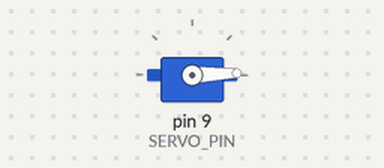
This sketch was run on a simulated Arduino Uno, built with avr-gcc and run on an emulated ATmega328P. Shown: servo. What the sketch prints to the serial monitor is not drawn.

Above: at 0.05 s.
At 1.75 s:
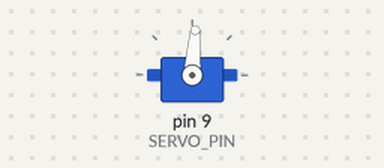
At 3.5 s:
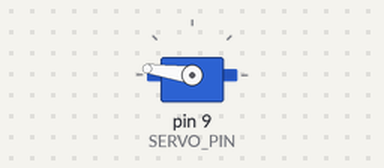
At 7.0 s:
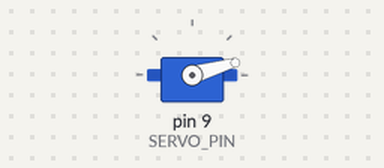
Timing chart, 0 to 9.5 s (numbered marks = the images above):
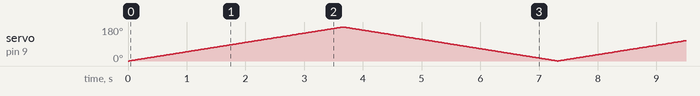

The sketch:

servo-control.ino
```cpp
// SG90 서보모터 자동 회전 (0° → 180° → 0° 반복)
// 보드: Arduino Uno
//
// 배선:
//   SG90 주황(Signal) → Arduino D9
//   SG90 빨강(VCC)    → Arduino 5V
//   SG90 갈색(GND)    → Arduino GND

#include <Servo.h>

const int SERVO_PIN = 9;

Servo servo;
int angle = 0;
int step = 1;

void setup() {
  servo.attach(SERVO_PIN);
  Serial.begin(9600);
  Serial.println("=== 서보모터 자동 회전 시작 ===");
}

void loop() {
  servo.write(angle);

  Serial.print("각도: ");
  Serial.print(angle);
  Serial.println("°");

  angle += step;

  // 0° ~ 180° 왕복
  if (angle >= 180 || angle <= 0) {
    step = -step;
  }

  delay(20);
}
```
